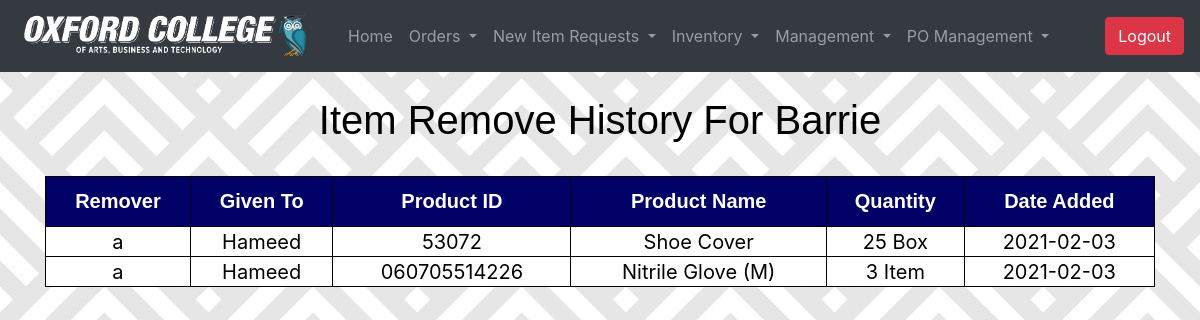
Screenshot of /purchasing/pm/pm_sub_history.php?campus=Barrie (signed in) with the database file from the repository.
### tables this page shows
CREATE TABLE IF NOT EXISTS `sub_history` (
  `id` int(11) NOT NULL AUTO_INCREMENT,
  `campus` varchar(99) NOT NULL,
  `remover` varchar(99) NOT NULL,
  `given_to` varchar(99) NOT NULL,
  `product_id` varchar(99) NOT NULL,
  `quantity` int(11) NOT NULL,
  `time` timestamp NOT NULL DEFAULT CURRENT_TIMESTAMP ON UPDATE CURRENT_TIMESTAMP,
  PRIMARY KEY (`id`)
);

CREATE TABLE IF NOT EXISTS `product` (
  `id` int(99) NOT NULL AUTO_INCREMENT,
  `category` varchar(255) DEFAULT NULL,
  `name` varchar(99) NOT NULL,
  `supplier` varchar(99) DEFAULT NULL,
  `min_stock` int(99) DEFAULT NULL,
  `manufacturer` varchar(99) DEFAULT NULL,
  `description` varchar(99) DEFAULT NULL,
  `product_id` varchar(99) DEFAULT NULL,
  `price` float(10,0) DEFAULT NULL,
  `image` varchar(99) DEFAULT NULL,
  `unit` varchar(99) DEFAULT NULL,
  PRIMARY KEY (`id`)
);

### purchasing/pm/pm_sub_history.php (the view, shortened to what this page needs)
<?php
  if (isset($_SESSION['loggedin']) && $_SESSION['loggedin'] == true && $_SESSSION['role']='purchasing') {
    include("pm_topbar.php");
  } else {
    header("Location: C:/wamp64/www/index.php");
    exit();
  }
  $campus = $_GET['campus'];
?>
<html lang="en" dir="ltr">
  <head>
  </head>
  <body>
    <br>
    <h2 class="outside">Item Remove History For <?php echo $campus; ?></h2>
    <br>
    <div class="container">
      <table style="width: 100%;">
        <?php
          $query = "SELECT remover, given_to, product_id, quantity, DATE(time) FROM sub_history WHERE campus='$campus' ORDER BY time DESC;";
          $result = mysqli_query($conn, $query);
          if (mysqli_num_rows($result) == 0) {
            echo "<h5>No active orders right now</h5>";
          }
          else {
            echo "  <tr>
                      <th>Remover</th>
                      <th>Given To</th>
                      <th>Product ID</th>
                      <th>Product Name</th>
                      <th>Quantity</th>
                      <th>Date Added</th>
                    </tr>";
            $opt = "";
            while ($row = mysqli_fetch_assoc($result)) {
              $pid = $row['product_id'];
              $query = "SELECT name, unit FROM product WHERE product_id='$pid';";
              $result2 = mysqli_query($conn, $query);
              $row2 = mysqli_fetch_assoc($result2);
              $opt .= " <tr>
                          <td>" .$row['remover']. "</td>
                          <td>" .$row['given_to']. "</td>
                          <td>$pid</td>
                          <td>" .$row2['name']. "</td>
                          <td>" .$row['quantity']. " " .$row2['unit']. "</td>
                          <td>" .$row['DATE(time)']. "</td>
                        </tr>";
            }
            echo $opt;
          }
        ?>
      </table>
    </div>
    <br><br>
  </body>
</html>

### purchasing/pm/pm_sub_history.php (style rules this page uses)
body { margin: 0 auto; background-image: url(../img/bg2.jpg); }
table { border-collapse: collapse; width: 70%; font-size:18px; margin: 0 auto; }
table, th, td { border: 1px solid black; text-align:center; }
th { height: 50px; background: #006; color: #FFF; font-size: 20px; font-family: Tahoma, Geneva, sans-serif; }
td { height: 30px; background: #FFF; color: black; font-size: 20px; }
.outside { font-size: 40px; color: Black; font-family: Tahoma, Geneva, sans-serif; text-align:center; }

### rows the page displays
sub_history: remover "a", given_to "Hameed", product "53072", product.name "Shoe Cover", quantity "25", product.unit "Box", DATE "2021-02-03"
sub_history: remover "a", given_to "Hameed", product "060705514226", product.name "Nitrile Glove (M)", quantity "3", product.unit "Item", DATE "2021-02-03"

### other values shown
$campus "Barrie"
